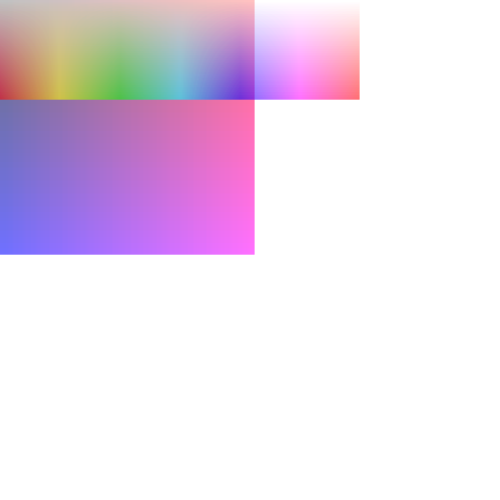
Frame 1 (no input)
Frame 2 (the mouse pressed at the canvas centre, redrawn once): identical to frame 1, image omitted

The p5.js sketch that drew this single still picture (run headless with seeded random() and noise() and a simulated clock; the mouse was pressed at the canvas centre and the sketch redrawn once):

// p5.js sketch
// ── sketch.js
function setup() {
    createCanvas(500, 500);
    colorMode(RGB);

    // Loop for RGB color mode
    for (var i = 0; i < 255; i++) {
        for (var j = 0; j < 255; j++) {
            stroke(i, 0, j);
            point(i, j);
        }
    }

    noLoop(); // This is placed here to stop the draw loop after setting up RGB

    colorMode(HSB);

    // Loop for HSB color mode
    for (var i = 0; i < 360; i++) {
        for (var j = 0; j < 100; j++) { // Adjusted the range for brightness (0 to 100)
            stroke(i, j, 100); // Set saturation to maximum (100)
            point(i, j);
        }
    }

    noLoop(); // This is placed here to stop the draw loop after setting up HSB
}

function draw() {
    // The draw function can be left empty if you don't need it for your specific use case
}
